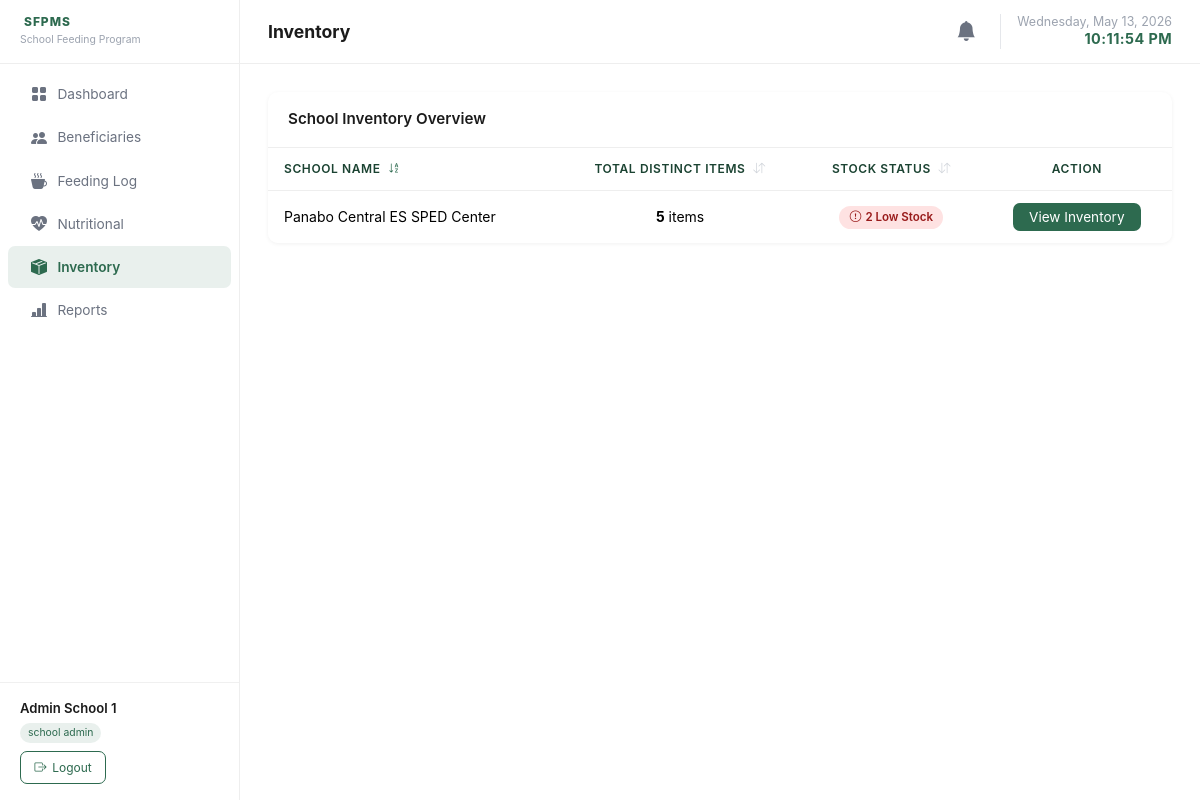
Screenshot of /pages/inventory.php (signed in) with the database file from the repository.
### tables this page shows
CREATE TABLE schools (
    id          INT UNSIGNED AUTO_INCREMENT PRIMARY KEY,
    name        VARCHAR(200) NOT NULL,
    address     VARCHAR(300),
    status      ENUM('Active','Inactive') NOT NULL DEFAULT 'Active',
    created_at  TIMESTAMP DEFAULT CURRENT_TIMESTAMP
);

### controllers/inventory.php (called while the page is built, shortened)
<?php
require_once __DIR__ . '/../classes/Inventory.php';
require_once __DIR__ . '/../includes/helpers.php';
$viewSchoolId = $_GET['view_school'] ?? null;

### classes/Inventory.php (called while the page is built, shortened)
<?php
class Inventory {
    public static function getSchoolSummaries(?int $schoolId = null): array {
        $pdo    = getPDO();
        $where  = $schoolId ? 'WHERE s.id = ?' : '';
        $params = $schoolId ? [$schoolId] : [];
        $sql    = "
            SELECT s.id AS school_id, s.name AS school_name,
                   COUNT(i.id) AS total_items,
                   SUM(IF(i.quantity <= i.low_stock_threshold, 1, 0)) AS low_stock_items
            FROM schools s
            LEFT JOIN inventory i ON s.id = i.school_id
            {$where}
            GROUP BY s.id, s.name
            ORDER BY s.name
        ";
        $stmt = $pdo->prepare($sql);
        $stmt->execute($params);
        return $stmt->fetchAll();
    }
}

### pages/inventory.php (the view, shortened to what this page needs)
<?php
require_once __DIR__ . '/../controllers/inventory.php';
require_once __DIR__ . '/../includes/header.php';
?>
<?php if (!$viewSchoolId): ?>
<?php
$summaries = Inventory::getSchoolSummaries($isSA ? null : $schoolId);
$sortBy  = in_array($_GET['sort'] ?? '', ['school_name', 'total_items', 'low_stock_items']) ? $_GET['sort'] : 'school_name';
$sortDir = ($_GET['dir'] ?? 'asc') === 'desc' ? 'desc' : 'asc';
?>
<div class="table-wrapper">
  <div class="table-header">
    <div style="font-weight:600;font-size:.95rem;">School Inventory Overview</div>
  </div>
  <div class="table-responsive">
    <table class="table">
      <thead>
        <tr>
          <th>
            <a href="<?= sortUrl('school_name', $sortBy, $sortDir) ?>" class="text-decoration-none text-inherit">
              School Name <?= sortIcon('school_name', $sortBy, $sortDir) ?>
            </a>
          </th>
          <th class="text-center">
            <a href="<?= sortUrl('total_items', $sortBy, $sortDir) ?>" class="text-decoration-none text-inherit">
              Total Distinct Items <?= sortIcon('total_items', $sortBy, $sortDir) ?>
            </a>
          </th>
          <th class="text-center">
            <a href="<?= sortUrl('low_stock_items', $sortBy, $sortDir) ?>" class="text-decoration-none text-inherit">
              Stock Status <?= sortIcon('low_stock_items', $sortBy, $sortDir) ?>
            </a>
          </th>
          <th class="text-center">Action</th>
        </tr>
      </thead>
      <tbody>
        <?php if (empty($summaries)): ?>
        <tr><td colspan="4" class="text-center text-muted py-4">No schools found.</td></tr>
        <?php else: ?>
        <?php foreach ($summaries as $s): ?>
        <tr>
          <td><?= htmlspecialchars($s['school_name']) ?></td>
          <td class="text-center"><strong><?= number_format($s['total_items']) ?></strong> items</td>
          <td class="text-center">
            <?php if ($s['low_stock_items'] > 0): ?>
              <span class="status-badge badge-low"><i class="bi bi-exclamation-circle me-1"></i><?= number_format($s['low_stock_items']) ?> Low Stock</span>
            <?php else: ?>
              <span class="status-badge badge-ok">All Good</span>
            <?php endif; ?>
          </td>
          <td class="text-center">
            <a href="inventory.php?view_school=<?= $s['school_id'] ?>" class="btn-primary-custom text-decoration-none px-3 py-1" style="font-size:0.85rem;">
              View Inventory
            </a>
          </td>
        </tr>
        <?php endforeach; ?>
        <?php endif; ?>
      </tbody>
    </table>
  </div>
</div>
<?php endif; ?>
<?php require_once __DIR__ . '/../includes/footer.php'; ?>

### assets/css/app.css (style rules this page uses)
:root { --primary: #2D6A4F; --accent: #52B788; --neutral: #F8F9FA; --text: #1B1B1B; --danger: #DC3545; --sidebar-w: 240px; }
*, *::before, *::after { box-sizing: border-box; }
body { margin: 0; font-family: -apple-system, BlinkMacSystemFont, 'Segoe UI', Roboto, Oxygen, Ubuntu, Cantarell, sans-serif; background: #fff; color: var(--text); min-height: 100vh; }
.table-wrapper { background: #fff; border-radius: 10px; overflow: hidden; box-shadow: 0 1px 4px rgba(0,0,0,.06); }
.table-wrapper .table-header { padding: 1rem 1.25rem; display: flex; align-items: center; justify-content: space-between; gap: .75rem; flex-wrap: wrap; border-bottom: 1px solid #eee; }
.table { margin: 0; }
.table th { font-size: .75rem; font-weight: 600; text-transform: uppercase; letter-spacing: .05em; color: #1b4332 !important; border-bottom: 1px solid #eee; padding: .75rem 1rem; background: #fff; }
.table th a { color: #1b4332 !important; }
.table td { padding: .75rem 1rem; vertical-align: middle; border-bottom: 1px solid #eee; font-size: .875rem; }
.table tbody tr:last-child td { border-bottom: none; }
.badge-low { background: #fee2e2; color: #991b1b; }
.status-badge { display: inline-block; padding: .2rem .65rem; border-radius: 20px; font-size: .72rem; font-weight: 600; }
.btn-primary-custom { background: var(--primary); color: #fff; border: none; border-radius: 7px; padding: .45rem .9rem; font-size: .855rem; cursor: pointer; transition: background .15s; text-decoration: none; display: inline-flex; align-items: center; gap: .35rem; }

### rows the page displays
schools: name "Panabo Central ES SPED Center", total_items "5", low_stock_items "2"

### other values shown
$item['label'] "Dashboard"
$item['label'] "Beneficiaries"
$item['label'] "Feeding Log"
$item['label'] "Nutritional"
$item['label'] "Inventory"
$item['label'] "Reports"
$user['name'] "Admin School 1"
str_replace('_', ' ', $user['role']) "school admin"
$pageTitle "Inventory"
